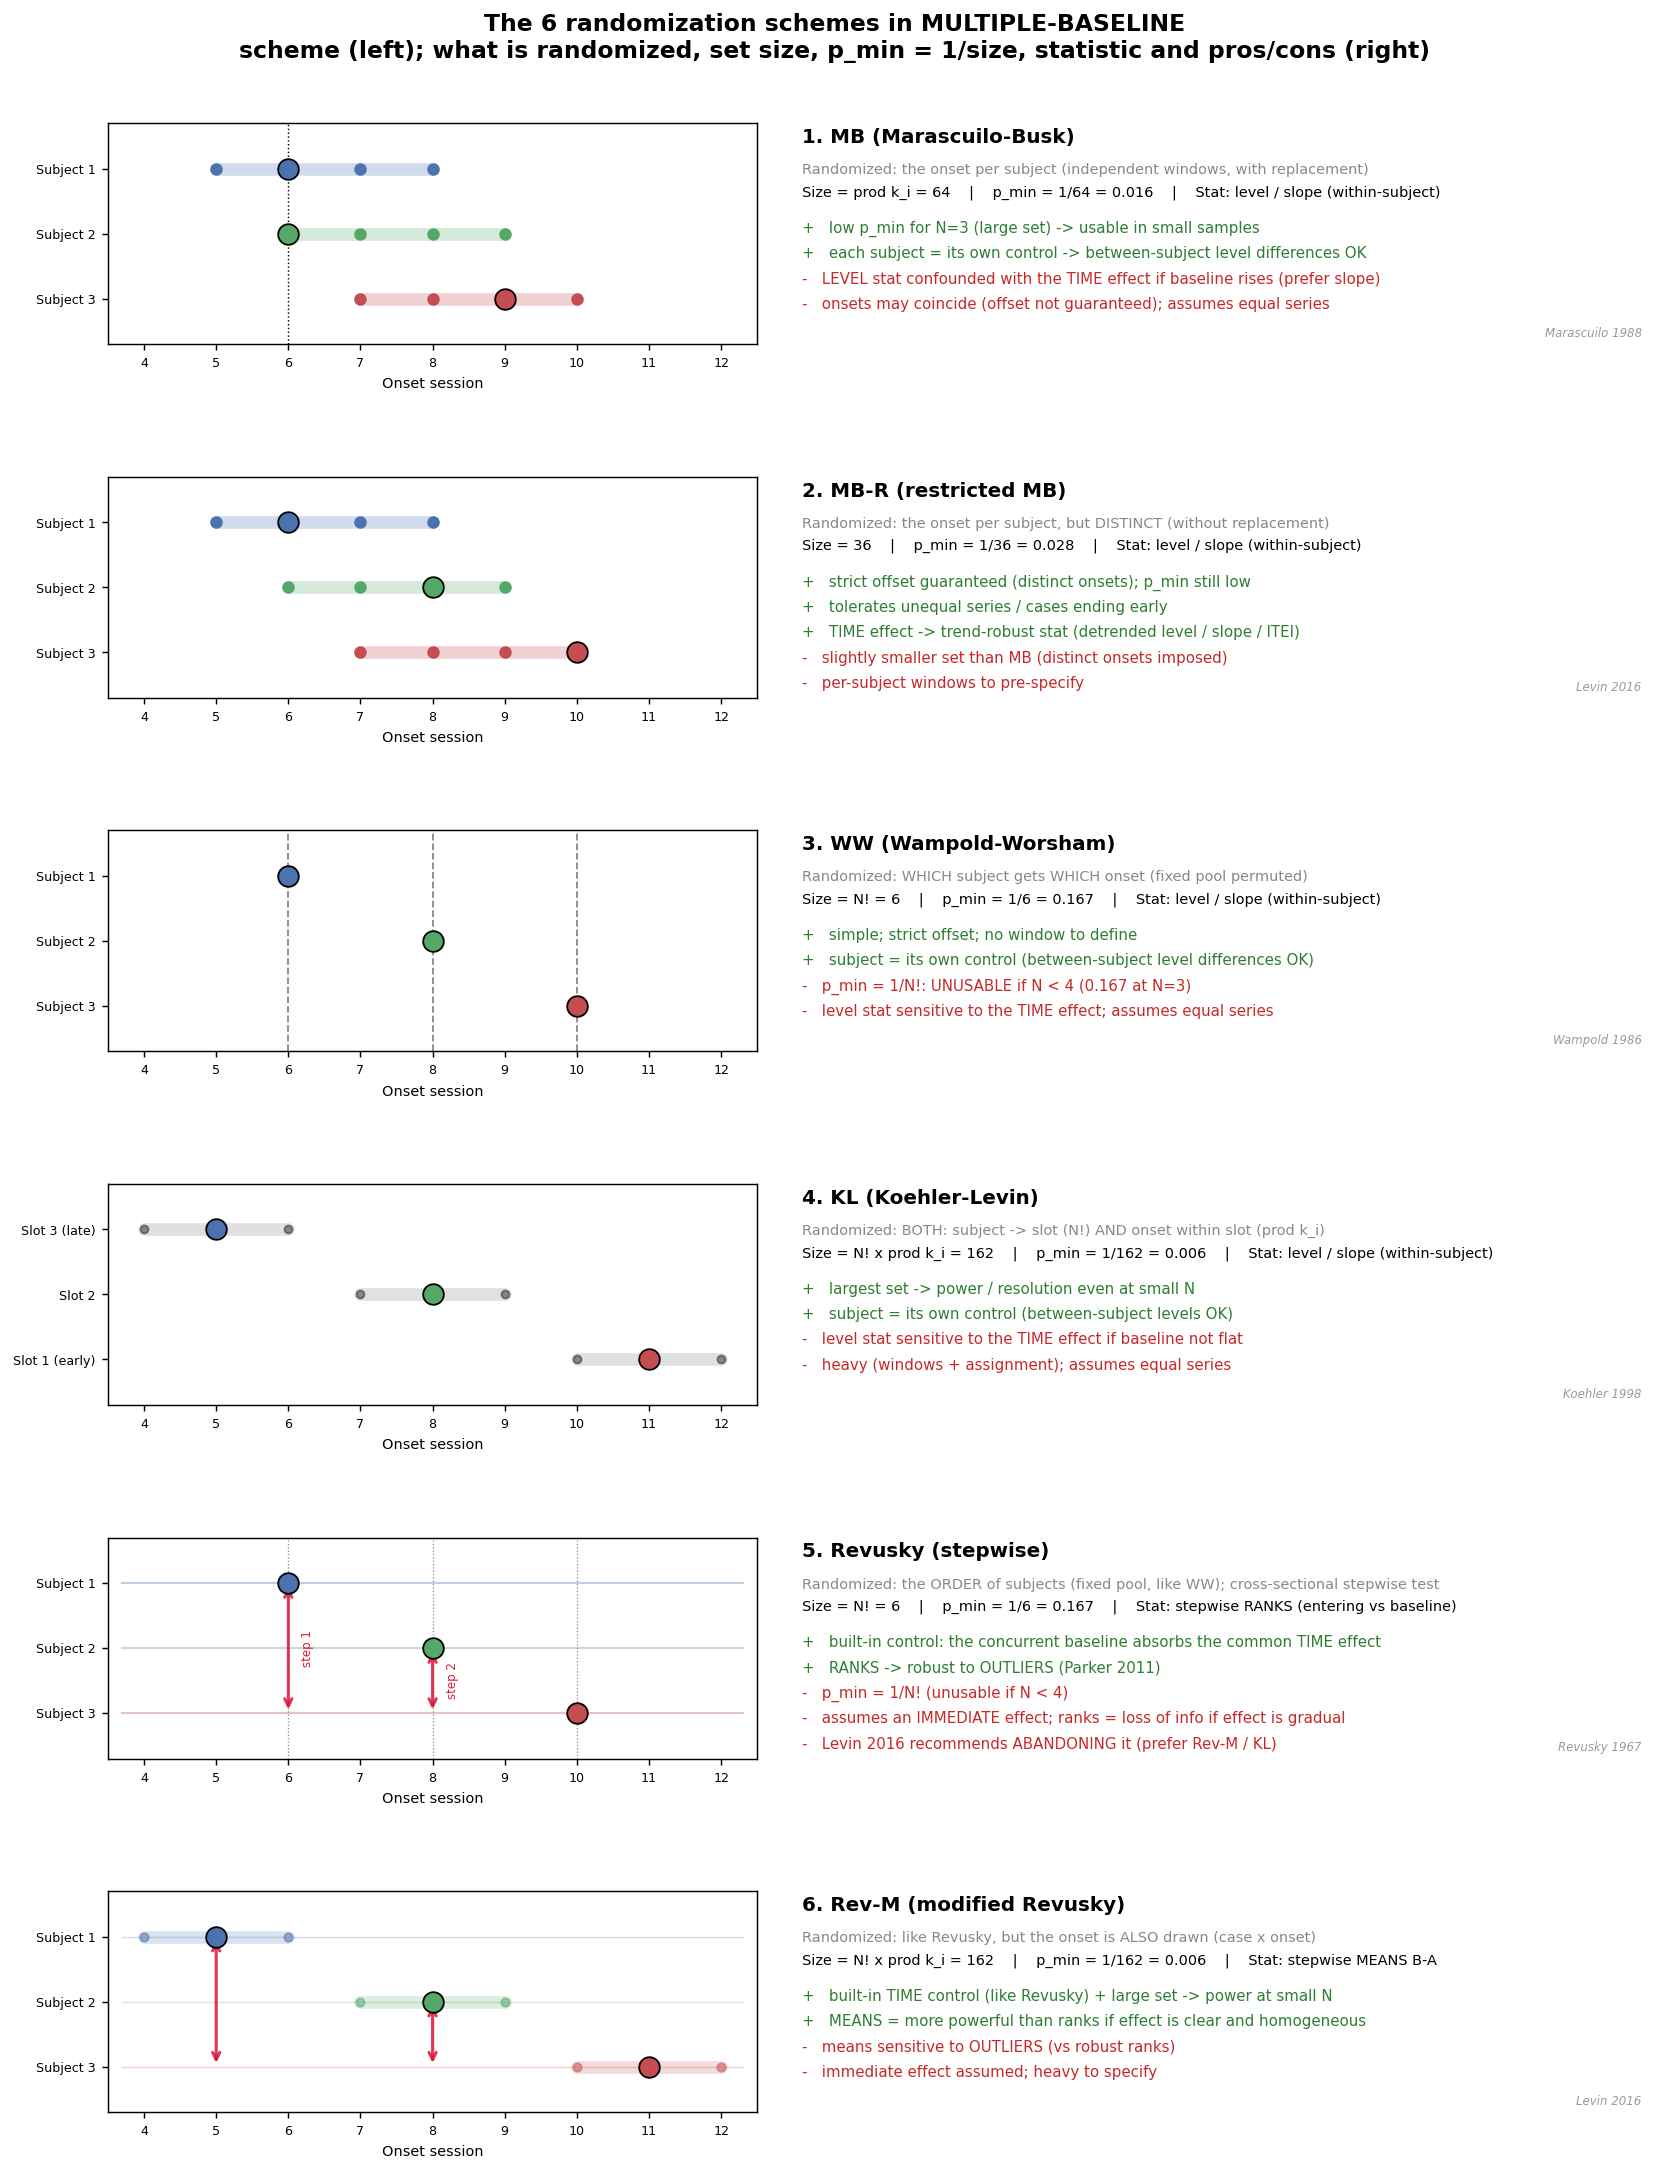

Recreate this plot in Python.
"""Didactic figure: the SIX MBD randomization schemes, one per ROW. Left = compact
subjects x session schematic; right = what is randomized, reference-set size, smallest
attainable p (1/size), statistic, and a bulleted pro/con list (green +, red -).
Reference-set sizes computed on concrete windows. English labels, ASCII only.
Schemes (functions/sced/mbd): MB, MB-R, WW (baseline.py); KL, Revusky, Rev-M
(procedures.py). Refs: Marascuilo & Busk 1988; Wampold & Worsham 1986; Koehler & Levin
1998; Revusky 1967; Levin, Ferron & Gafurov 2016."""
import numpy as np
import itertools
import math
import matplotlib
matplotlib.use("Agg")
import matplotlib.pyplot as plt
import matplotlib.gridspec as gridspec

BLUE, GREEN, RED, GREY = "#4C72B0", "#55A868", "#C44E52", "#888888"
POS_G, NEG_R = "#2e7d32", "#c62828"
SUBJ = [BLUE, GREEN, RED]

W = [[5, 6, 7, 8], [6, 7, 8, 9], [7, 8, 9, 10]]                 # start-point family windows (overlapping)
mb_size = int(np.prod([len(w) for w in W]))
mbr_size = sum(1 for c in itertools.product(*W) if len(set(c)) == 3)
ord_size = sum(1 for c in itertools.product(*W) if c[0] < c[1] < c[2])
POOL = [6, 8, 10]                                              # case-permutation family pool
ww_size = math.factorial(3)
SLOT = [[4, 5, 6], [7, 8, 9], [10, 11, 12]]                    # case x start family slots
kl_size = ww_size * int(np.prod([len(s) for s in SLOT]))


def pmin(n):
    return f"1/{n} = {1.0/n:.3f}"


def frame(ax, labels=("Subject 1", "Subject 2", "Subject 3")):
    ax.set_ylim(0.3, 3.7); ax.set_xlim(3.5, 12.5)
    ax.set_yticks([3, 2, 1]); ax.set_yticklabels(labels, fontsize=8)
    ax.set_xlabel("Onset session", fontsize=8); ax.tick_params(labelsize=7)


def windows_family(ax, example):
    for i in range(3):
        y = 3 - i
        ax.plot([W[i][0], W[i][-1]], [y, y], color=SUBJ[i], lw=7, alpha=0.25, solid_capstyle="round")
        for st in W[i]:
            ax.scatter(st, y, color=SUBJ[i], s=35, zorder=3)
    for i, st in enumerate(example):
        ax.scatter(st, 3 - i, color=SUBJ[i], s=130, edgecolor="black", zorder=5)
    frame(ax)


def draw_sch(ax, key):
    if key == "MB":
        windows_family(ax, [6, 6, 9]); ax.axvline(6, color="black", ls=":", lw=0.8)
    elif key == "MBR":
        windows_family(ax, [6, 8, 10])
    elif key == "WW":
        for p in POOL:
            ax.axvline(p, color=GREY, ls="--", lw=1)
        for i, p in enumerate(POOL):
            ax.scatter(p, 3 - i, color=SUBJ[i], s=130, edgecolor="black", zorder=5)
        frame(ax)
    elif key == "KL":
        for i in range(3):
            y = 3 - i
            ax.plot([SLOT[i][0], SLOT[i][-1]], [y, y], color="black", lw=7, alpha=0.12, solid_capstyle="round")
            for st in SLOT[i]:
                ax.scatter(st, y, color="black", s=20, alpha=0.4, zorder=2)
        for i, (slot_idx, st) in enumerate([(0, 5), (1, 8), (2, 11)]):
            ax.scatter(st, 3 - slot_idx, color=SUBJ[i], s=130, edgecolor="black", zorder=5)
        frame(ax, labels=("Slot 3 (late)", "Slot 2", "Slot 1 (early)"))
    elif key == "REV":
        for i in range(3):
            y = 3 - i
            ax.plot([3.7, 12.3], [y, y], color=SUBJ[i], lw=1.2, alpha=0.35, zorder=1)
            ax.scatter(POOL[i], y, color=SUBJ[i], s=130, edgecolor="black", zorder=5)
        for j in range(3):
            x = POOL[j]; peers = [3 - k for k in range(j + 1, 3)]
            ax.axvline(x, color=GREY, ls=":", lw=0.7)
            if peers:
                ax.annotate("", xy=(x, min(peers)), xytext=(x, 3 - j),
                            arrowprops=dict(arrowstyle="<->", color="crimson", lw=1.7, alpha=0.85))
                ax.text(x + 0.18, (3 - j + min(peers)) / 2, f"step {j+1}", color="crimson",
                        fontsize=6.5, rotation=90, va="center")
        frame(ax)
    elif key == "REVM":
        chosen = [5, 8, 11]
        for i in range(3):
            y = 3 - i
            ax.plot([SLOT[i][0], SLOT[i][-1]], [y, y], color=SUBJ[i], lw=7, alpha=0.20, solid_capstyle="round")
            for st in SLOT[i]:
                ax.scatter(st, y, color=SUBJ[i], s=22, alpha=0.5, zorder=2)
            ax.plot([3.7, 12.3], [y, y], color=SUBJ[i], lw=0.8, alpha=0.25, zorder=1)
            ax.scatter(chosen[i], y, color=SUBJ[i], s=130, edgecolor="black", zorder=5)
        for j in range(3):
            x = chosen[j]; peers = [3 - k for k in range(j + 1, 3)]
            if peers:
                ax.annotate("", xy=(x, min(peers)), xytext=(x, 3 - j),
                            arrowprops=dict(arrowstyle="<->", color="crimson", lw=1.7, alpha=0.85))
        frame(ax)


def text_panel(ax, s):
    ax.axis("off"); ax.set_xlim(0, 1); ax.set_ylim(0, 1)
    ax.text(0.0, 0.98, s["title"], fontsize=11, fontweight="bold", va="top")
    ax.text(0.0, 0.82, f"Randomized: {s['rnd']}", fontsize=8, color=GREY, va="top")
    ax.text(0.0, 0.72, f"Size = {s['size']}    |    p_min = {s['pmin']}    |    Stat: {s['stat']}",
            fontsize=8, va="top")
    y = 0.56
    for p in s["pros"]:
        ax.text(0.0, y, f"+   {p}", fontsize=8.3, color=POS_G, va="top"); y -= 0.115
    for c in s["cons"]:
        ax.text(0.0, y, f"-   {c}", fontsize=8.3, color=NEG_R, va="top"); y -= 0.115
    ax.text(0.995, 0.02, s["ref"], ha="right", va="bottom", fontsize=6.5, color="#9a9a9a", style="italic")


schemes = [
    dict(key="MB", title="1. MB (Marascuilo-Busk)", ref="Marascuilo 1988",
         rnd="the onset per subject (independent windows, with replacement)",
         size=f"prod k_i = {mb_size}", pmin=pmin(mb_size), stat="level / slope (within-subject)",
         pros=["low p_min for N=3 (large set) -> usable in small samples",
               "each subject = its own control -> between-subject level differences OK"],
         cons=["LEVEL stat confounded with the TIME effect if baseline rises (prefer slope)",
               "onsets may coincide (offset not guaranteed); assumes equal series"]),
    dict(key="MBR", title="2. MB-R (restricted MB)", ref="Levin 2016",
         rnd="the onset per subject, but DISTINCT (without replacement)",
         size=str(mbr_size), pmin=pmin(mbr_size), stat="level / slope (within-subject)",
         pros=["strict offset guaranteed (distinct onsets); p_min still low",
               "tolerates unequal series / cases ending early",
               "TIME effect -> trend-robust stat (detrended level / slope / ITEI)"],
         cons=["slightly smaller set than MB (distinct onsets imposed)",
               "per-subject windows to pre-specify"]),
    dict(key="WW", title="3. WW (Wampold-Worsham)", ref="Wampold 1986",
         rnd="WHICH subject gets WHICH onset (fixed pool permuted)",
         size=f"N! = {ww_size}", pmin=pmin(ww_size), stat="level / slope (within-subject)",
         pros=["simple; strict offset; no window to define",
               "subject = its own control (between-subject level differences OK)"],
         cons=["p_min = 1/N!: UNUSABLE if N < 4 (0.167 at N=3)",
               "level stat sensitive to the TIME effect; assumes equal series"]),
    dict(key="KL", title="4. KL (Koehler-Levin)", ref="Koehler 1998",
         rnd="BOTH: subject -> slot (N!) AND onset within slot (prod k_i)",
         size=f"N! x prod k_i = {kl_size}", pmin=pmin(kl_size), stat="level / slope (within-subject)",
         pros=["largest set -> power / resolution even at small N",
               "subject = its own control (between-subject levels OK)"],
         cons=["level stat sensitive to the TIME effect if baseline not flat",
               "heavy (windows + assignment); assumes equal series"]),
    dict(key="REV", title="5. Revusky (stepwise)", ref="Revusky 1967",
         rnd="the ORDER of subjects (fixed pool, like WW); cross-sectional stepwise test",
         size=f"N! = {ww_size}", pmin=pmin(ww_size), stat="stepwise RANKS (entering vs baseline)",
         pros=["built-in control: the concurrent baseline absorbs the common TIME effect",
               "RANKS -> robust to OUTLIERS (Parker 2011)"],
         cons=["p_min = 1/N! (unusable if N < 4)",
               "assumes an IMMEDIATE effect; ranks = loss of info if effect is gradual",
               "Levin 2016 recommends ABANDONING it (prefer Rev-M / KL)"]),
    dict(key="REVM", title="6. Rev-M (modified Revusky)", ref="Levin 2016",
         rnd="like Revusky, but the onset is ALSO drawn (case x onset)",
         size=f"N! x prod k_i = {kl_size}", pmin=pmin(kl_size), stat="stepwise MEANS B-A",
         pros=["built-in TIME control (like Revusky) + large set -> power at small N",
               "MEANS = more powerful than ranks if effect is clear and homogeneous"],
         cons=["means sensitive to OUTLIERS (vs robust ranks)",
               "immediate effect assumed; heavy to specify"]),
]

fig = plt.figure(figsize=(13, 17))
fig.suptitle("The 6 randomization schemes in MULTIPLE-BASELINE\n"
             "scheme (left); what is randomized, set size, p_min = 1/size, statistic and pros/cons (right)",
             fontsize=13, fontweight="bold")
gs = gridspec.GridSpec(6, 2, width_ratios=[1.0, 1.3], hspace=0.6, wspace=0.06,
                       left=0.07, right=0.98, top=0.93, bottom=0.03)
for r, s in enumerate(schemes):
    draw_sch(fig.add_subplot(gs[r, 0]), s["key"])
    text_panel(fig.add_subplot(gs[r, 1]), s)

out = "/Users/camile.bousfiha/PycharmProjects/pysced/docs/figures/mbd_schemes_all.png"
fig.savefig(out, dpi=130, bbox_inches="tight")
print("saved", out)
print(f"sizes: MB={mb_size} MB-R={mbr_size} ordered={ord_size} WW={ww_size} KL/RevM={kl_size} Rev={ww_size}")
